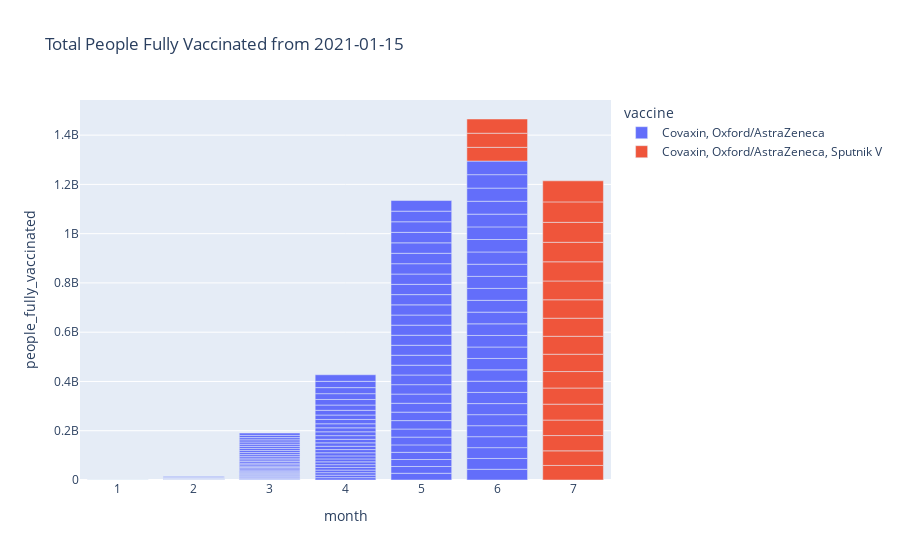

The notebook cell this image was saved under:
### Code cell
fig = px.bar(vaccines_india_df, 
             x=vaccines_india_df.month, 
             y=vaccines_india_df.people_fully_vaccinated, 
             title="Total People Fully Vaccinated from 2021-01-15", 
             color="vaccine", 
             hover_data=['date'])
# labels=dict(x='Monthly - 2021', y='Pople Fully Vaccinated', color='Vaccines Legend')
fig.show()

### Figure 1 — Plotly figure (JSON) as saved in the notebook; plotly's stock layout.template omitted (floating-point values rounded to 4 significant figures; data arrays with more than 128 entries replaced by an {"elided": "..."} marker saying what was removed)
{"data": [{"alignmentgroup": "True", "customdata": {"elided": "159x1 str values"}, "hovertemplate": "vaccine=Covaxin, Oxford/AstraZeneca<br>month=%{x}<br>people_fully_vaccinated=%{y}<br>date=%{customdata[0]}<extra></extra>", "legendgroup": "Covaxin, Oxford/AstraZeneca", "marker": {"color": "#636efa", "pattern": {"shape": ""}}, "name": "Covaxin, Oxford/AstraZeneca", "offsetgroup": "Covaxin, Oxford/AstraZeneca", "orientation": "v", "showlegend": true, "textposition": "auto", "type": "bar", "x": {"elided": "159 int values"}, "xaxis": "x", "y": {"elided": "159 int values"}, "yaxis": "y"}, {"alignmentgroup": "True", "customdata": [["2021-06-28T00:00:00"], ["2021-06-29T00:00:00"], ["2021-06-30T00:00:00"], ["2021-07-01T00:00:00"], ["2021-07-02T00:00:00"], ["2021-07-03T00:00:00"], ["2021-07-04T00:00:00"], ["2021-07-05T00:00:00"], ["2021-07-06T00:00:00"], ["2021-07-07T00:00:00"], ["2021-07-08T00:00:00"], ["2021-07-10T00:00:00"], ["2021-07-11T00:00:00"], ["2021-07-12T00:00:00"], ["2021-07-13T00:00:00"], ["2021-07-14T00:00:00"], ["2021-07-15T00:00:00"], ["2021-07-16T00:00:00"], ["2021-07-17T00:00:00"], ["2021-07-19T00:00:00"]], "hovertemplate": "vaccine=Covaxin, Oxford/AstraZeneca, Sputnik V<br>month=%{x}<br>people_fully_vaccinated=%{y}<br>date=%{customdata[0]}<extra></extra>", "legendgroup": "Covaxin, Oxford/AstraZeneca, Sputnik V", "marker": {"color": "#EF553B", "pattern": {"shape": ""}}, "name": "Covaxin, Oxford/AstraZeneca, Sputnik V", "offsetgroup": "Covaxin, Oxford/AstraZeneca, Sputnik V", "orientation": "v", "showlegend": true, "textposition": "auto", "type": "bar", "x": [6, 6, 6, 7, 7, 7, 7, 7, 7, 7, 7, 7, 7, 7, 7, 7, 7, 7, 7, 7], "xaxis": "x", "y": [55877810, 57245912, 57748116, 59048568, 59332783, 62069225, 62923284, 64477739, 65525089, 66886006, 70312309, 72861088, 73333649, 74854865, 76310396, 77810989, 79227578, 81030653, 83037953, 85453618], "yaxis": "y"}], "layout": {"barmode": "relative", "legend": {"title": {"text": "vaccine"}, "tracegroupgap": 0}, "title": {"text": "Total People Fully Vaccinated from 2021-01-15"}, "xaxis": {"anchor": "y", "domain": [0, 1], "title": {"text": "month"}}, "yaxis": {"anchor": "x", "domain": [0, 1], "title": {"text": "people_fully_vaccinated"}}}}
